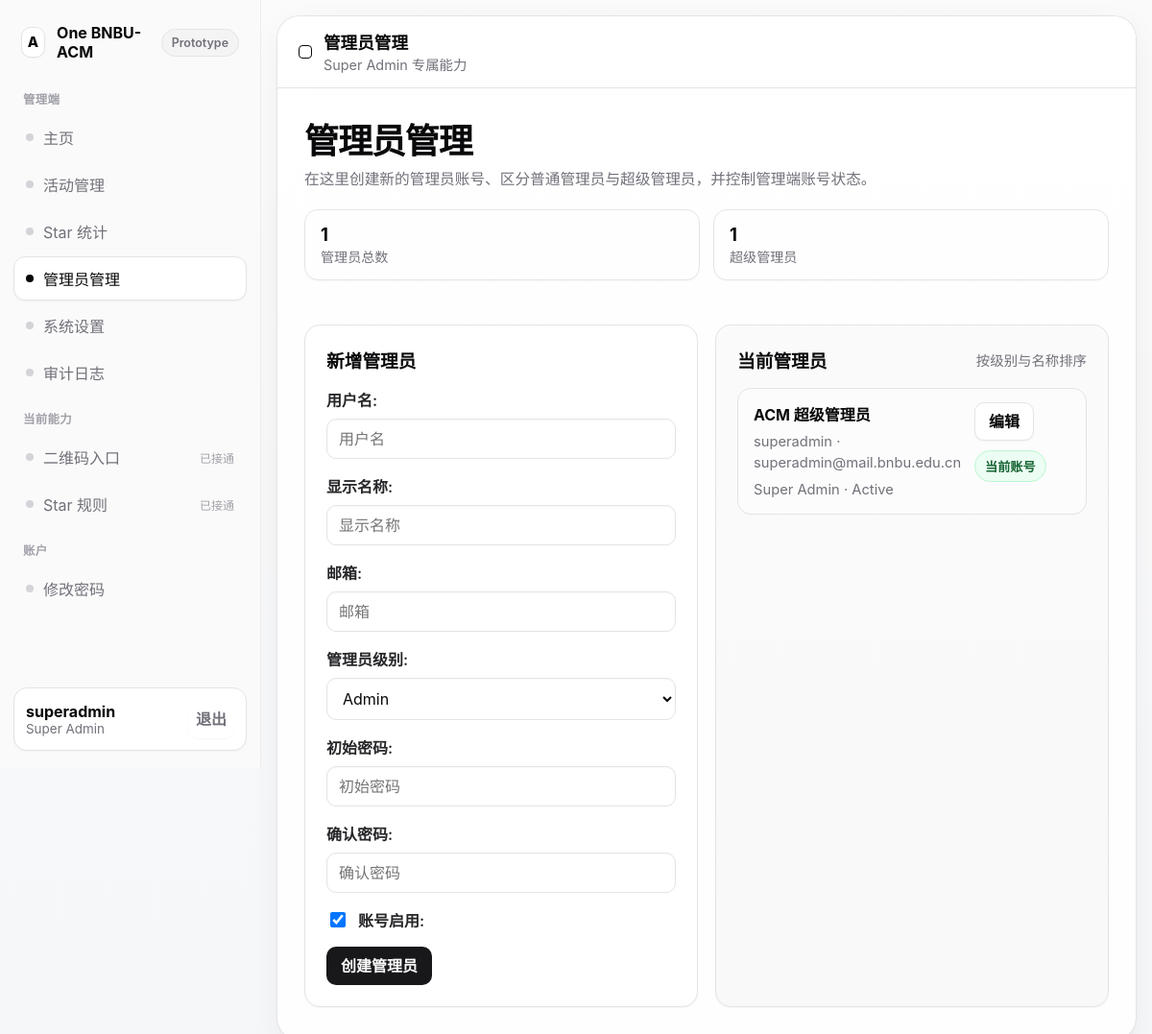
The app's page /management/admins/ (signed in) with its own data.
### core/models.py (models this page shows, shortened)
class User(AbstractUser):
    class Roles(models.TextChoices):
        MEMBER = 'member', 'Member'
        ADMIN = 'admin', 'Admin'
        SUPER_ADMIN = 'super_admin', 'Super Admin'
    role = models.CharField(
        max_length=20,
        choices=Roles.choices,
        default=Roles.MEMBER,
    )

class AdminProfile(models.Model):
    class Level(models.TextChoices):
        ADMIN = 'admin', 'Admin'
        SUPER_ADMIN = 'super_admin', 'Super Admin'
    class Status(models.TextChoices):
        ACTIVE = 'active', 'Active'
        INACTIVE = 'inactive', 'Inactive'
    user = models.OneToOneField(User, on_delete=models.CASCADE, related_name='admin_profile')
    display_name = models.CharField(max_length=100)
    admin_level = models.CharField(max_length=20, choices=Level.choices, default=Level.ADMIN)
    status = models.CharField(max_length=20, choices=Status.choices, default=Status.ACTIVE)
    created_at = models.DateTimeField(auto_now_add=True)
    updated_at = models.DateTimeField(auto_now=True)

### core/views.py (the view, shortened to what this page needs)
# urls.py: path('management/admins/', views.admin_list_manage, name='admin-list-manage'),
@login_required
def admin_list_manage(request):
    if not require_super_admin(request.user):
        return HttpResponseForbidden('仅超级管理员可访问。')
    form = AdminCreateForm(request.POST or None)
    admin_profiles = AdminProfile.objects.select_related('user').order_by('-admin_level', 'display_name')
    context = {
        'form': form,
        'admin_profiles': admin_profiles,
        'admin_total': admin_profiles.count(),
        'super_admin_total': admin_profiles.filter(admin_level=AdminProfile.Level.SUPER_ADMIN).count(),
    }
    return render(request, 'core/management/admin_list.html', context)

### core/forms.py (shortened to what this page needs)
class AdminCreateForm(forms.Form):
    username = forms.CharField(label='用户名', max_length=150)
    display_name = forms.CharField(label='显示名称', max_length=100)
    email = forms.EmailField(label='邮箱', required=False)
    admin_level = forms.ChoiceField(label='管理员级别', choices=AdminProfile.Level.choices)
    password1 = forms.CharField(label='初始密码', widget=forms.PasswordInput)
    password2 = forms.CharField(label='确认密码', widget=forms.PasswordInput)
    is_active = forms.BooleanField(label='账号启用', required=False, initial=True)
    def __init__(self, *args, **kwargs):
        super().__init__(*args, **kwargs)
        apply_widget_attrs(self.fields)
        self.fields['username'].widget.attrs['autocomplete'] = 'username'
        self.fields['email'].widget.attrs['autocomplete'] = 'email'
        self.fields['password1'].widget.attrs['autocomplete'] = 'new-password'
        self.fields['password2'].widget.attrs['autocomplete'] = 'new-password'

### core/forms.py (called while the page is built)
def apply_widget_attrs(fields):
    text_like_widgets = (
        forms.TextInput,
        forms.EmailInput,
        forms.PasswordInput,
        forms.NumberInput,
        forms.Textarea,
        forms.DateTimeInput,
        forms.Select,
    )
    for field in fields.values():
        widget = field.widget
        attrs = widget.attrs.copy()
        if isinstance(widget, text_like_widgets):
            attrs.setdefault('placeholder', field.label)
        if isinstance(widget, forms.DateTimeInput):
            attrs.setdefault('step', 60)
        widget.attrs = attrs

### core/views.py (called while the page is built)
def require_super_admin(user):
    return user.is_authenticated and user.role == User.Roles.SUPER_ADMIN

### templates/core/management/admin_list.html (shortened to what this page needs)
{% extends "base.html" %}
{% block topbar_title %}管理员管理{% endblock %}
{% block topbar_subtitle %}<div class="topbar-subtitle">Super Admin 专属能力</div>{% endblock %}
{% block content %}
<section class="page-hero">
    <h2>管理员管理</h2>
    <p>在这里创建新的管理员账号、区分普通管理员与超级管理员，并控制管理端账号状态。</p>
    <div class="stats-row">
        <div class="stat-chip">
            <strong>{{ admin_total }}</strong>
            <span>管理员总数</span>
        </div>
        <div class="stat-chip">
            <strong>{{ super_admin_total }}</strong>
            <span>超级管理员</span>
        </div>
    </div>
</section>
<section class="grid">
    <article class="card">
        <div class="card-header">
            <h3>新增管理员</h3>
        </div>
        <form method="post">
            {{ form.as_p }}
            <button type="submit">创建管理员</button>
        </form>
    </article>
    <article class="card soft">
        <div class="card-header">
            <h3>当前管理员</h3>
            <span class="card-meta">按级别与名称排序</span>
        </div>
        <div class="feed-list">
            {% for admin_profile in admin_profiles %}
                <div class="feed-item">
                    <div>
                        <div class="feed-item-title">{{ admin_profile.display_name }}</div>
                        <div class="feed-item-meta">{{ admin_profile.user.username }} · {{ admin_profile.user.email|default:"未填写邮箱" }}</div>
                        <div class="feed-item-meta">{{ admin_profile.get_admin_level_display }} · {{ admin_profile.get_status_display }}</div>
                    </div>
                    <div class="inline-actions">
                        <a class="button ghost" href="{% url 'admin-edit' admin_profile.id %}">编辑</a>
                        {% if admin_profile.user_id != request.user.id %}
                            <form method="post" action="{% url 'admin-toggle-status' admin_profile.id %}">
                                {% csrf_token %}
                                <button class="button secondary" type="submit">
                                    {% if admin_profile.user.is_active %}停用{% else %}启用{% endif %}
                                </button>
                            </form>
                        {% else %}
                            <span class="badge live">当前账号</span>
                        {% endif %}
                    </div>
                </div>
            {% endfor %}
        </div>
    </article>
</section>
{% endblock %}

### templates/base.html (shortened to what this page needs)
{% load static %}
<!DOCTYPE html>
<html lang="zh-Hans">
<head>
</head>
<body>
    <div class="app-shell">
        <aside class="sidebar">
            <div class="sidebar-inner">
                <div class="brand-row">
                    <div class="brand-mark">
                        <span class="brand-glyph">A</span>
                        <span>One BNBU-ACM</span>
                    </div>
                    <span class="version-pill">Prototype</span>
                </div>
                {% if request.user.role == 'member' %}
                    <div>
                        <div class="nav-group-title">队员端</div>
                        <nav class="nav-list">
                            <a class="nav-item {% if request.resolver_match.url_name == 'member-dashboard' %}active{% endif %}" href="{% url 'member-dashboard' %}">
                                <span class="nav-item-label"><span class="nav-bullet"></span><span>主页</span></span>
                            </a>
                            <a class="nav-item {% if request.resolver_match.url_name == 'member-event-list' or request.resolver_match.url_name == 'member-event-detail' or request.resolver_match.url_name == 'member-event-apply' %}active{% endif %}" href="{% url 'member-event-list' %}">
                                <span class="nav-item-label"><span class="nav-bullet"></span><span>活动</span></span>
                            </a>
                            <a class="nav-item {% if request.resolver_match.url_name == 'member-star-center' %}active{% endif %}" href="{% url 'member-star-center' %}">
                                <span class="nav-item-label"><span class="nav-bullet"></span><span>ACM Star</span></span>
                            </a>
                            <a class="nav-item {% if request.resolver_match.url_name == 'member-checkin-history' %}active{% endif %}" href="{% url 'member-checkin-history' %}">
                                <span class="nav-item-label"><span class="nav-bullet"></span><span>签到历史</span></span>
                            </a>
                            <a class="nav-item {% if request.resolver_match.url_name == 'member-profile' %}active{% endif %}" href="{% url 'member-profile' %}">
                                <span class="nav-item-label"><span class="nav-bullet"></span><span>个人资料</span></span>
                            </a>
                        </nav>
                    </div>
                {% else %}
                    <div>
                        <div class="nav-group-title">管理端</div>
                        <nav class="nav-list">
                            <a class="nav-item {% if request.resolver_match.url_name == 'management-dashboard' %}active{% endif %}" href="{% url 'management-dashboard' %}">
                                <span class="nav-item-label"><span class="nav-bullet"></span><span>主页</span></span>
                            </a>
                            <a class="nav-item " href="{% url 'event-list-manage' %}">
                                <span class="nav-item-label"><span class="nav-bullet"></span><span>活动管理</span></span>
                            </a>
                            <a class="nav-item {% if request.resolver_match.url_name == 'management-star-analytics' %}active{% endif %}" href="{% url 'management-star-analytics' %}">
                                <span class="nav-item-label"><span class="nav-bullet"></span><span>Star 统计</span></span>
                            </a>
                            {% if request.user.role == 'super_admin' %}
                                <a class="nav-item {% if request.resolver_match.url_name == 'admin-list-manage' or request.resolver_match.url_name == 'admin-edit' %}active{% endif %}" href="{% url 'admin-list-manage' %}">
                                    <span class="nav-item-label"><span class="nav-bullet"></span><span>管理员管理</span></span>
                                </a>
                                <a class="nav-item {% if request.resolver_match.url_name == 'system-settings-manage' %}active{% endif %}" href="{% url 'system-settings-manage' %}">
                                    <span class="nav-item-label"><span class="nav-bullet"></span><span>系统设置</span></span>
                                </a>
                                <a class="nav-item {% if request.resolver_match.url_name == 'audit-log-list' %}active{% endif %}" href="{% url 'audit-log-list' %}">
                                    <span class="nav-item-label"><span class="nav-bullet"></span><span>审计日志</span></span>
                                </a>
                            {% endif %}
                        </nav>
                    </div>
                    <div>
                        <div class="nav-group-title">当前能力</div>
                        <div class="nav-list">
                            <a class="nav-item " href="{% url 'event-list-manage' %}">
                                <span class="nav-item-label"><span class="nav-bullet"></span><span>二维码入口</span></span>
                                <span class="nav-note">已接通</span>
                            </a>
                            <a class="nav-item {% if request.resolver_match.url_name == 'system-settings-manage' %}active{% endif %}" href="{% url 'system-settings-manage' %}">
                                <span class="nav-item-label"><span class="nav-bullet"></span><span>Star 规则</span></span>
                                <span class="nav-note">已接通</span>
                            </a>
                        </div>
                    </div>
                {% endif %}
                <div>
                    <div class="nav-group-title">账户</div>
                    <nav class="nav-list">
                        <a class="nav-item {% if request.resolver_match.url_name == 'password-change-request' or request.resolver_match.url_name == 'password-change-confirm' %}active{% endif %}" href="{% url 'password-change-request' %}">
                            <span class="nav-item-label"><span class="nav-bullet"></span><span>修改密码</span></span>
                        </a>
                    </nav>
                </div>
                <div class="sidebar-footer">
                    <div class="user-card">
                        <div class="user-meta">
                            <div class="user-name">{{ request.user.username }}</div>
                            <div class="user-role">{{ request.user.get_role_display }}</div>
                        </div>
                        <form method="post" action="{% url 'logout' %}">
                            <button class="ghost-button" type="submit">退出</button>
                        </form>
                    </div>
                </div>
            </div>
        </aside>
        <main class="main-shell">
            <div class="canvas">
                <header class="topbar">
                    <div class="topbar-title">
                        <span class="topbar-dot"></span>
                        <div>
                            <h1>{% block topbar_title %}主页{% endblock %}</h1>
                            {% block topbar_subtitle %}{% endblock %}
                        </div>
                    </div>
                </header>
                <div class="content">
                    {% block content %}{% endblock %}
                </div>
            </div>
        </main>
    </div>
</body>
</html>

### records on screen
User: user.username "superadmin", user.role "Super Admin"
AdminProfile: display_name "ACM 超级管理员", user.username "superadmin", user.email "superadmin@mail.bnbu.edu.cn", admin_level "Super Admin", status "Active", shows "当前账号"

### other values on screen
{{ admin_total }} "1"
{{ super_admin_total }} "1"
